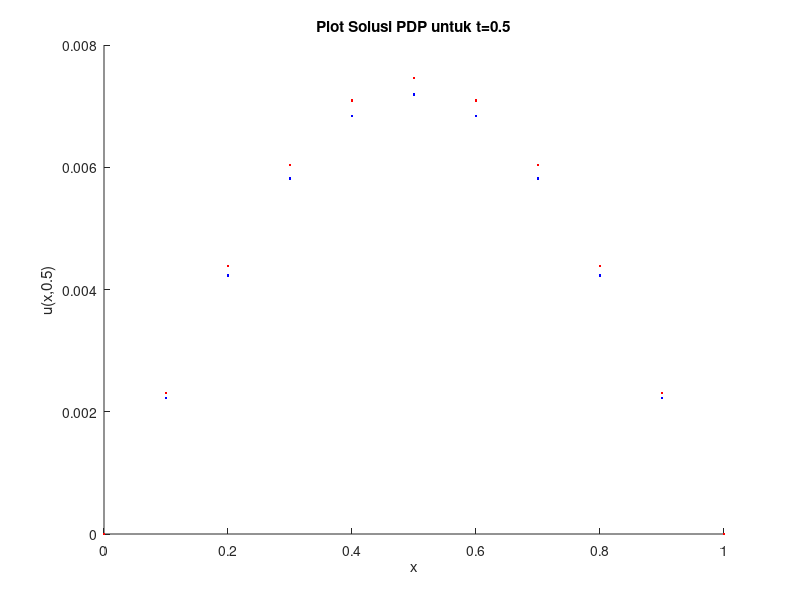
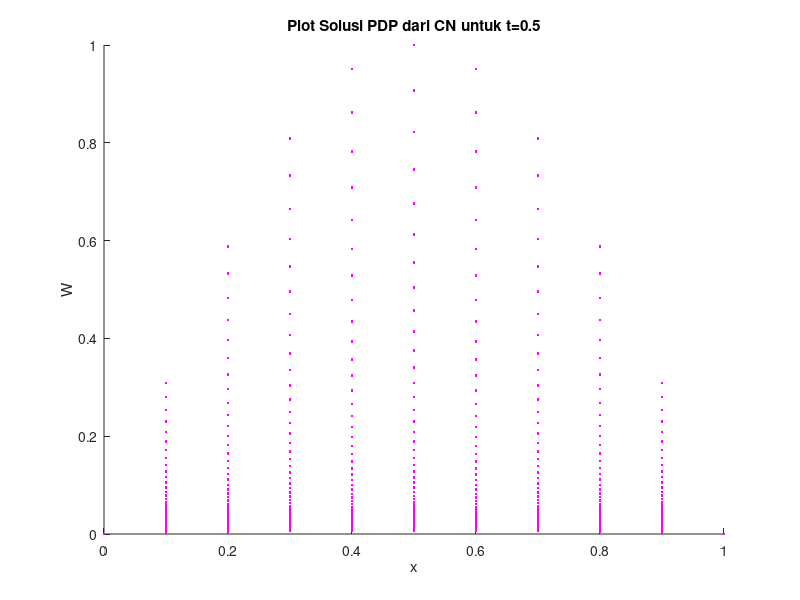

MATLAB code for these plots, in order:
clear all;clc;format short g
% MA5262 Komputasi Keuangan
% Tugas Program Penentuan Solusi PDP dengan Metode Crank Nicolson
% Aty Rachmawati (10108050)
disp('Program Penentuan Solusi PDP dengan Metode Crank Nicolson')
tic
h1=0.1; k1=0.0005; lambda1=0.05; %soal (a)
h2=0.1; k2=0.01; lambda2=1;      %soal (b)
alpha=1;
t=0.5;
h=h1;
k=k2;             % = k1 atau k2	
level=round(t/k); % banyak subselang untuk t
m=1/h;
lambda=alpha^2*k/h^2;

for i=1:m+1;
    x(i)=(i-1)*h;
end

u=exp(-pi^2*t)*sin(pi*x); %solusi eksak

for i=1:m
    W(1,i+1)=sin(pi*x(i+1)); %syarat awal
end

for i=1:level+1
    W(i,1)=0; W(i,m+1)=0; %syarat batas
end

%leftside matrix
A=zeros(m-1,m-1);
A(1:2,1)=[1+lambda;-lambda/2];
A(m-2:m-1,m-1)=[-lambda/2;1+lambda];
v=[-lambda/2;1+lambda;-lambda/2];
for i=2:m-2
    A(i-1:i+1,i)=v;
end
A;
C=inv(A);
% rightside matrix
B=2*eye(m-1)-A;
for i=1:level
    W(i+1,2:m)=C*B*W(i,2:m)';
end

toc

wcn=W(level+1,:)' %solusi metode CN
galatcn=abs(wcn-u') %galat metode CN
teks = {'x' 'Eksak' 'CN' 'GalatCN'}; tcell=cellstr(teks);
[tcell ;num2cell([x' u' wcn galatcn])]

figure(1)
hold on
plot(x,u,'.b')
plot(x,W(level+1,:),'.r')
xlabel('x')
ylabel('u(x,0.5)')
title('Plot Solusi PDP untuk t=0.5')
hold off

figure(2)
for j=1:level+1
  for i=1:m+1
        hold on
        plot(x(i),W(j,i),'.m')
  end
end
xlabel('x')
ylabel('W')
title('Plot Solusi PDP dari CN untuk t=0.5')
hold off